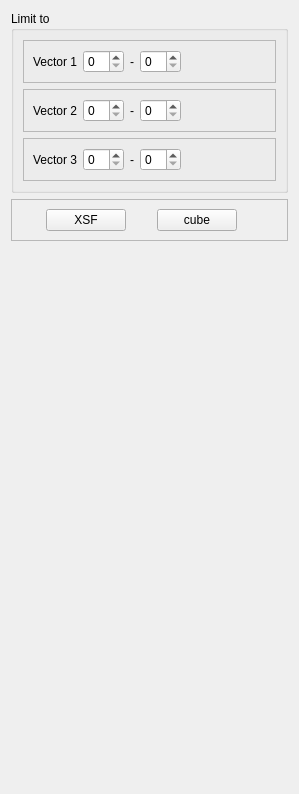
              <widget class="QWidget" name="tab_22">
               <attribute name="title">
                <string>Export</string>
               </attribute>
               <layout class="QVBoxLayout" name="verticalLayout_70">
                <item>
                 <widget class="QGroupBox" name="groupBox_18">
                  <property name="title">
                   <string>Limit to</string>
                  </property>
                  <layout class="QVBoxLayout" name="verticalLayout_77">
                   <item>
                    <widget class="QFrame" name="frame_107">
                     <property name="frameShape">
                      <enum>QFrame::StyledPanel</enum>
                     </property>
                     <property name="frameShadow">
                      <enum>QFrame::Raised</enum>
                     </property>
                     <layout class="QHBoxLayout" name="horizontalLayout_128">
                      <item>
                       <widget class="QLabel" name="label_33">
                        <property name="text">
                         <string>Vector 1</string>
                        </property>
                       </widget>
                      </item>
                      <item>
                       <widget class="QSpinBox" name="FormVolDataExportX1"/>
                      </item>
                      <item>
                       <widget class="QLabel" name="label_96">
                        <property name="text">
                         <string>-</string>
                        </property>
                       </widget>
                      </item>
                      <item>
                       <widget class="QSpinBox" name="FormVolDataExportX2"/>
                      </item>
                      <item>
                       <spacer name="horizontalSpacer_89">
                        <property name="orientation">
                         <enum>Qt::Horizontal</enum>
                        </property>
                        <property name="sizeHint" stdset="0">
                         <size>
                          <width>40</width>
                          <height>20</height>
                         </size>
                        </property>
                       </spacer>
                      </item>
                     </layout>
                    </widget>
                   </item>
                   <item>
                    <widget class="QFrame" name="frame_123">
                     <property name="frameShape">
                      <enum>QFrame::StyledPanel</enum>
                     </property>
                     <property name="frameShadow">
                      <enum>QFrame::Raised</enum>
                     </property>
                     <layout class="QHBoxLayout" name="horizontalLayout_145">
                      <item>
                       <widget class="QLabel" name="label_99">
                        <property name="text">
                         <string>Vector 2</string>
                        </property>
                       </widget>
                      </item>
                      <item>
                       <widget class="QSpinBox" name="FormVolDataExportY1"/>
                      </item>
                      <item>
                       <widget class="QLabel" name="label_100">
                        <property name="text">
                         <string>-</string>
                        </property>
                       </widget>
                      </item>
                      <item>
                       <widget class="QSpinBox" name="FormVolDataExportY2"/>
                      </item>
                      <item>
                       <spacer name="horizontalSpacer_100">
                        <property name="orientation">
                         <enum>Qt::Horizontal</enum>
                        </property>
                        <property name="sizeHint" stdset="0">
                         <size>
                          <width>40</width>
                          <height>20</height>
                         </size>
                        </property>
                       </spacer>
                      </item>
                     </layout>
                    </widget>
                   </item>
                   <item>
                    <widget class="QFrame" name="frame_124">
                     <property name="frameShape">
                      <enum>QFrame::StyledPanel</enum>
                     </property>
                     <property name="frameShadow">
                      <enum>QFrame::Raised</enum>
                     </property>
                     <layout class="QHBoxLayout" name="horizontalLayout_144">
                      <item>
                       <widget class="QLabel" name="label_101">
                        <property name="text">
                         <string>Vector 3</string>
                        </property>
                       </widget>
                      </item>
                      <item>
                       <widget class="QSpinBox" name="FormVolDataExportZ1"/>
                      </item>
                      <item>
                       <widget class="QLabel" name="label_102">
                        <property name="text">
                         <string>-</string>
                        </property>
                       </widget>
                      </item>
                      <item>
                       <widget class="QSpinBox" name="FormVolDataExportZ2"/>
                      </item>
                      <item>
                       <spacer name="horizontalSpacer_101">
                        <property name="orientation">
                         <enum>Qt::Horizontal</enum>
                        </property>
                        <property name="sizeHint" stdset="0">
                         <size>
                          <width>40</width>
                          <height>20</height>
                         </size>
                        </property>
                       </spacer>
                      </item>
                     </layout>
                    </widget>
                   </item>
                  </layout>
                 </widget>
                </item>
                <item>
                 <widget class="QFrame" name="VolumrricDataGridExport">
                  <property name="frameShape">
                   <enum>QFrame::StyledPanel</enum>
                  </property>
                  <property name="frameShadow">
                   <enum>QFrame::Raised</enum>
                  </property>
                  <layout class="QHBoxLayout" name="horizontalLayout_64">
                   <item>
                    <spacer name="horizontalSpacer_37">
                     <property name="orientation">
                      <enum>Qt::Horizontal</enum>
                     </property>
                     <property name="sizeHint" stdset="0">
                      <size>
                       <width>25</width>
                       <height>20</height>
                      </size>
                     </property>
                    </spacer>
                   </item>
                   <item>
                    <widget class="QPushButton" name="ExportTheVolumericDataXSF">
                     <property name="text">
                      <string>XSF</string>
                     </property>
                    </widget>
                   </item>
                   <item>
                    <spacer name="horizontalSpacer_35">
                     <property name="orientation">
                      <enum>Qt::Horizontal</enum>
                     </property>
                     <property name="sizeHint" stdset="0">
                      <size>
                       <width>25</width>
                       <height>20</height>
                      </size>
                     </property>
                    </spacer>
                   </item>
                   <item>
                    <widget class="QPushButton" name="ExportTheVolumericDataCube">
                     <property name="enabled">
                      <bool>true</bool>
                     </property>
                     <property name="text">
                      <string>cube</string>
                     </property>
                    </widget>
                   </item>
                   <item>
                    <spacer name="horizontalSpacer_36">
                     <property name="orientation">
                      <enum>Qt::Horizontal</enum>
                     </property>
                     <property name="sizeHint" stdset="0">
                      <size>
                       <width>41</width>
                       <height>20</height>
                      </size>
                     </property>
                    </spacer>
                   </item>
                  </layout>
                 </widget>
                </item>
                <item>
                 <spacer name="verticalSpacer_25">
                  <property name="orientation">
                   <enum>Qt::Vertical</enum>
                  </property>
                  <property name="sizeHint" stdset="0">
                   <size>
                    <width>20</width>
                    <height>542</height>
                   </size>
                  </property>
                 </spacer>
                </item>
               </layout>
              </widget>
